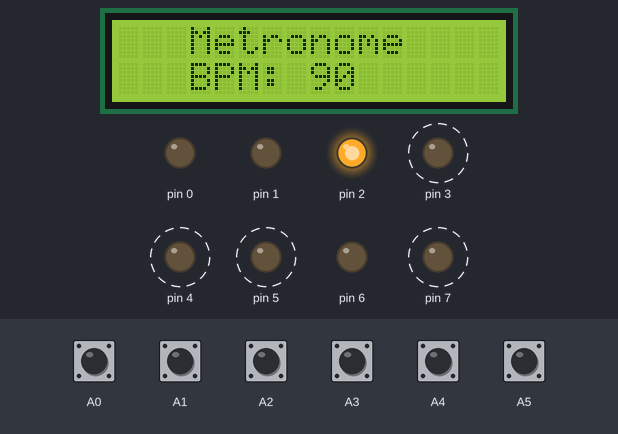
The sketch below on a simulated Arduino Uno, built with avr-gcc and run on an emulated ATmega328P. Parts: 16×2 character LCD, output pins drawn as LEDs (lit = HIGH). Dashed ring = blinking. The inputs (shaded band) are chosen by the test bench; at power-on: A0–5 HIGH.

Above: at 1.25 s.
1.3 s: A0 pulled LOW for 1.6 s
At 2.1 s:
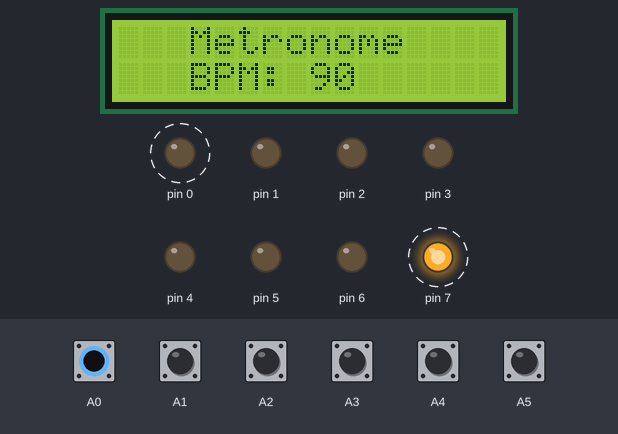
At 2.76 s:
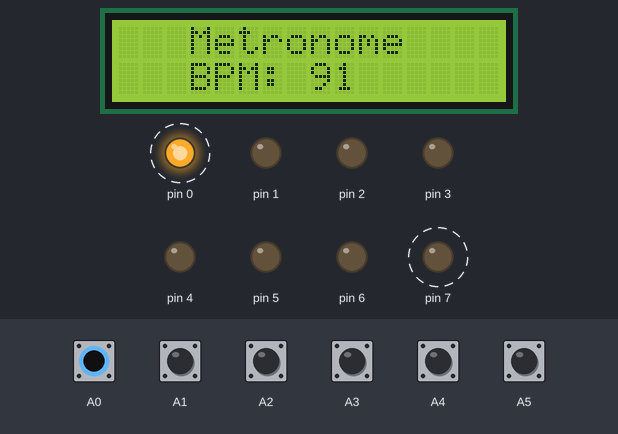
4.4 s: A1 pulled LOW for 1.6 s
At 4.62 s:
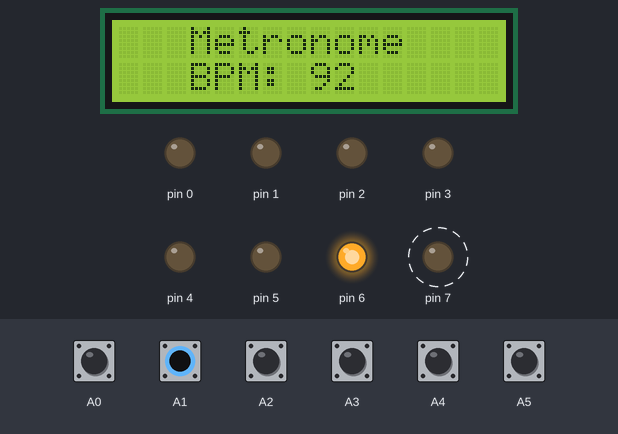
8.0 s: A2 pulled LOW for 1.6 s
11.6 s: A3 pulled LOW for 1.6 s
15.0 s: A4 pulled LOW for 1.6 s
18.4 s: A0 pulled LOW for 1.6 s
At 22.85 s:
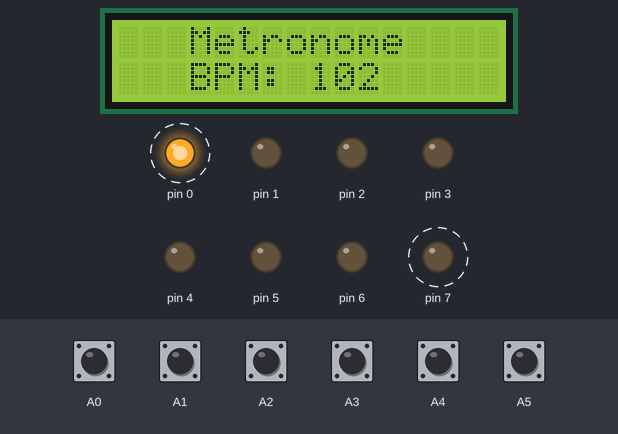
Timing chart, 0 to 22.9 s (numbered marks = the images above; inputs shaded):
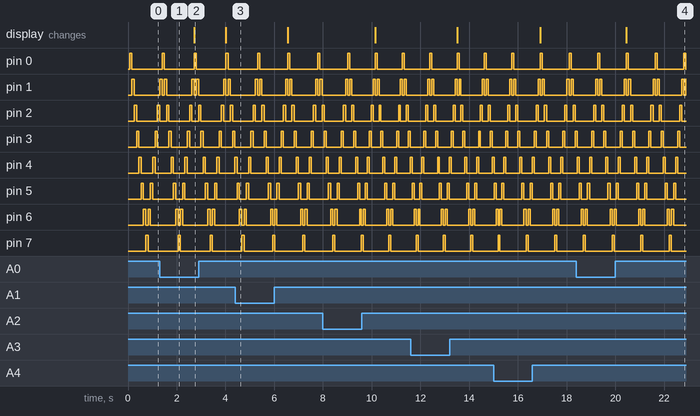

Measured:
- after the input at 1.3 s, the display: changes after 1.4 s (image 2)
- after the input at 18.4 s, the display: changes after 2.1 s (image 4)
- by itself, pin 0, pin 7: alternates HIGH for 0.08 s and LOW for 1.1 s
- by itself, pin 1, pin 6: repeats every 1.2 s: LOW 0.08 s, HIGH 0.08 s, LOW 0.92 s, HIGH 0.08 s
- by itself, pin 2, pin 5: repeats every 1.2 s: LOW 0.25 s, HIGH 0.08 s, LOW 0.76 s, HIGH 0.08 s
- by itself, pin 3: repeats every 1.2 s: HIGH 0.08 s, LOW 0.42 s, HIGH 0.08 s, LOW 0.59 s
- by itself, pin 4: repeats every 1.2 s: LOW 0.42 s, HIGH 0.08 s, LOW 0.59 s, HIGH 0.08 s

The sketch:

metronome.ino
```cpp
// For LCD screen
#include <LiquidCrystal.h>
const int rs = 8, en = 9, d4 = 10, d5 = 11, d6 = 12, d7 = 13;
LiquidCrystal lcd(rs, en, d4, d5, d6, d7);

// Start BPM at 90
int BPM = 90;

// Timer for LEDs
double timer = 0;

// LED pins
int thisPin = 0;

// Button presses (0 or 1)
int plusOne = 0;
int minusOne = 0;
int plusFive = 0;
int minusFive = 0;
int plusTen = 0;
int minusTen = 0;

void setup() {

  // LCD Screen
  lcd.begin(16, 2);
  lcd.setCursor(3, 0);
  lcd.print("Metronome");
  lcd.setCursor(3, 1);
  lcd.print("BPM:");

  // Set up pins for LEDs
  for (thisPin = 0; thisPin <= 7; thisPin++) {
    pinMode(thisPin, OUTPUT);
  }

  // Set up pins for buttons
  pinMode(A0, INPUT_PULLUP);
  pinMode(A1, INPUT_PULLUP);
  pinMode(A2, INPUT_PULLUP);
  pinMode(A3, INPUT_PULLUP);
  pinMode(A4, INPUT_PULLUP);
  pinMode(A5, INPUT_PULLUP);
}

void loop() {

  // Print BPM
  lcd.setCursor(8, 1);
  lcd.print(BPM);

  // Read state of buttons
  plusOne = digitalRead(A0);
  plusFive = digitalRead(A1);
  plusTen = digitalRead(A2);
  minusOne = digitalRead(A3);
  minusFive = digitalRead(A4);
  minusTen = digitalRead(A5);

  // Adjust BPM if button is pressed

  if (plusOne == 0) {
    BPM += 1;
  }

  else if (minusOne == 0) {
    BPM -= 1;
  }

  else if (plusFive == 0) {
    BPM += 5;
  }

  else if (minusFive == 0) {
    BPM -= 5;
  }

  else if (plusTen == 0) {
    BPM += 10;
  }

  else if (minusTen == 0) {
    BPM -= 10;
  }

  // LCD screen refresh
  if (BPM < 100 || BPM < 10) {
    lcd.print("    ");
  }

  // Equation for time that LEDs stay on
  // --> (60 s per min) * (1000 ms per s) * (min per beat) / 7 LEDs = ms per LED
  timer = 1000 / (double)BPM * 60 / 7;

  // LEDS

  // Left to right
  for (thisPin = 0; thisPin <= 6; thisPin++) {
    digitalWrite(thisPin, HIGH);  // On
    delay(timer);                 // Time buffer
    digitalWrite(thisPin, LOW);   // Off
  }

  // Right to left
  for (thisPin = 7; thisPin >= 1; thisPin--) {
    digitalWrite(thisPin, HIGH);  // On
    delay(timer);                 // Time buffer
    digitalWrite(thisPin, LOW);   // Off
  }
}
```
